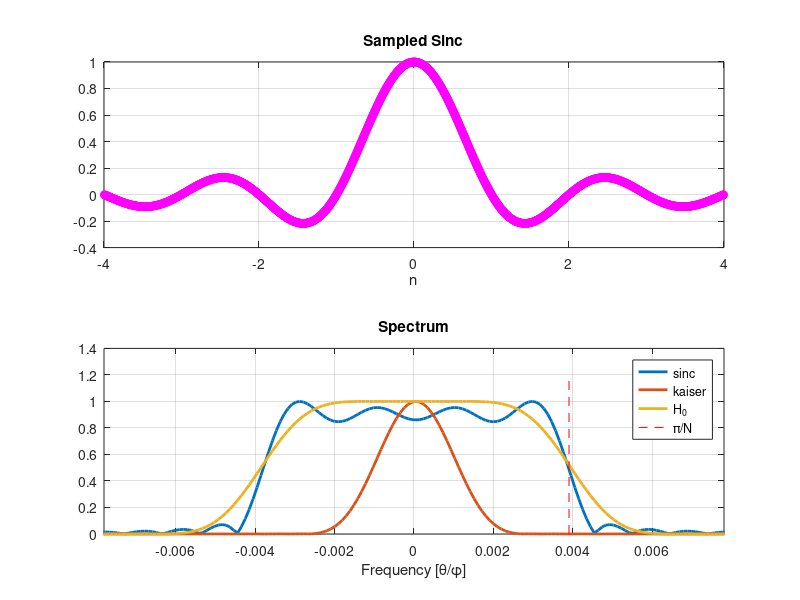
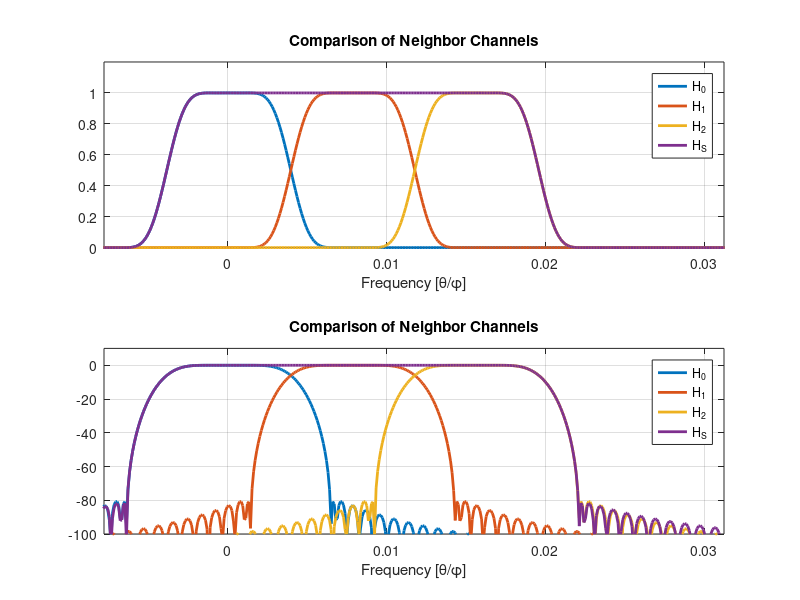
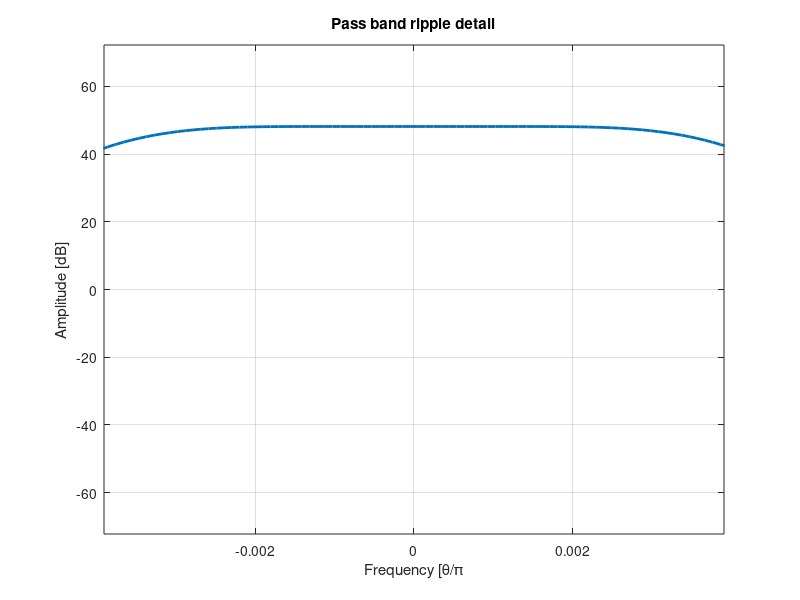

MATLAB code for these plots, in order: (Note: this script raises an error after producing the figures.)
clear all;
close all;

% Number of PFB channels and Decimation factor (50 % overlap).
N = 256;
M = N/2;

%%%%%%%%%%%%%%%%%%%%%%%%%%%%%%%%%%%%%%%%%%%
%%% Sinc-Kaiser Analysis Nyquist Filter %%%
%%%%%%%%%%%%%%%%%%%%%%%%%%%%%%%%%%%%%%%%%%%
% Sampling the sinc.
Nz = 4;
n = -(Nz-1/N):1/N:(Nz-1/N);
xn = sinc(n);
Ns = length(xn);

% Windowed with Kaiser.
w = kaiser(Ns, 8);
h0 = xn.*w';
h0 = [0 h0];

% Modulated filter (to simulate neighbor channels).
nc = 0:length(h0)-1;
c = exp(1j*2*pi/N*nc);
h1 = h0.*c;
h2 = h1.*c;

% Sum to check how good neighbor channels add to 1.
hs = h0 + h1 + h2;

% Spectrum.
Nfft = 10*Ns;
XN = fftshift(fft(xn,Nfft));
WW = fftshift(fft(w,Nfft));
H0 = fftshift(fft(h0,Nfft));
H1 = fftshift(fft(h1,Nfft));
H2 = fftshift(fft(h2,Nfft));
HS = fftshift(fft(hs,Nfft));
W = linspace(-pi,pi,length(XN));

% Plot sinc.
subplot(211);
plot(n,xn, 'm*', 'linewidth', 2);
grid;
title('Sampled Sinc');
xlabel('n');

% Plot frequency domain.
subplot(212);
plot(W/pi, abs(XN)/max(abs(XN)), 'linewidth' ,2, 'DisplayName', 'sinc'); hold on;
plot(W/pi, abs(WW)/max(abs(WW)), 'linewidth' ,2, 'DisplayName', 'kaiser');
plot(W/pi, abs(H0)/max(abs(H0)), 'linewidth' ,2, 'DisplayName', 'H_0');
plot([1/N 1/N], [0 1.2], 'r--', 'DisplayName', '\pi/N');
xlim([-1/M 1/M]);
grid;
legend show;
xlabel('Frequency [\theta/\phi]');
title('Spectrum');

% Plot neighbor channels.
figure;
subplot(211);
plot(W/pi, abs(H0)/max(abs(H0)), 'linewidth' ,2, 'DisplayName', 'H_0'); hold on;
plot(W/pi, abs(H1)/max(abs(H0)), 'linewidth' ,2, 'DisplayName', 'H_1');
plot(W/pi, abs(H2)/max(abs(H0)), 'linewidth' ,2, 'DisplayName', 'H_2');
plot(W/pi, abs(HS)/max(abs(HS)), 'linewidth' ,2, 'DisplayName', 'H_S');
grid;
legend show;
xlim([-1/M 4/M]);
ylim([0 1.2]);
xlabel('Frequency [\theta/\phi]');
title('Comparison of Neighbor Channels');

subplot(212);
plot(W/pi, 20*log10(abs(H0)/max(abs(H0))), 'linewidth' ,2, 'DisplayName', 'H_0'); hold on;
plot(W/pi, 20*log10(abs(H1)/max(abs(H0))), 'linewidth' ,2, 'DisplayName', 'H_1');
plot(W/pi, 20*log10(abs(H2)/max(abs(H0))), 'linewidth' ,2, 'DisplayName', 'H_2');
plot(W/pi, 20*log10(abs(HS)/max(abs(HS))), 'linewidth' ,2, 'DisplayName', 'H_S');
grid;
legend show;
xlim([-1/M 4/M]);
ylim([-100 10]);
xlabel('Frequency [\theta/\phi]');
title('Comparison of Neighbor Channels');

% Pass band detail.
figure;
maxy = 1.5*max(20*log10(abs(H0)));
plot(W/pi, 20*log10(abs(H0)), 'linewidth' ,2); grid;
xlim([-1/N 1/N]);
ylim([-maxy maxy]);
xlabel('Frequency [\theta/\pi');
ylabel('Amplitude [dB]');
title('Pass band ripple detail');

%%%%%%%%%%%%%%%%%%%%%%%%%%%%%%%%%
%%% Synthesis Low-Pass Filter %%%
%%%%%%%%%%%%%%%%%%%%%%%%%%%%%%%%%
% Modulated filter (to simulate interpolation by M replicas).
c = exp(1j*2*pi/M*nc);
h0_cM = h0.*c;

% Cut-off frequency.
wd = 0.8*pi/(4*M);
wp = pi/M-wd;
wst = pi/M+wd;

% Design filter.
%f = fdesign.lowpass('Fp,Fst,Ap,Ast', wp/pi, wst/pi, 0.1, 70);
Nf = 8*N - 2;
f = fdesign.lowpass('N,Fp,Fst,Ap', Nf, wp/pi, wst/pi, 0.1);
h0_s = design(f, 'equiripple');
h0_s = h0_s.Numerator;
h0_s = [0 h0_s];

% Modulated synthesis filter (to simulate neighbor channels).
nc = 0:length(h0_s)-1;
c = exp(1j*2*pi/N*nc);
h0_s_cN = h0_s.*c;

% Spectrum.
H0_CM   = fftshift(fft(h0_cM,Nfft));
H0_S    = fftshift(fft(h0_s,Nfft));
H0_S_CN = fftshift(fft(h0_s_cN,Nfft));

% Plot replicas of Analysis filter with Synthesis filter.
figure;
plot(W/pi, 20*log10(abs(H0)/max(abs(H0))), 'linewidth' ,2, 'DisplayName', 'H_0'); hold on;
plot(W/pi, 20*log10(abs(H0_CM)/max(abs(H0))), 'linewidth' ,2, 'DisplayName', 'H_0_C_M');
plot(W/pi, 20*log10(abs(H0_S)), 'linewidth' ,2, 'DisplayName', 'H_0_S');
plot([1/M 1/M], [-60 10], 'r--', 'DisplayName', '\pi/M');
plot([wp wp]/pi, [-60 10], 'r--', 'DisplayName', 'w_p');
plot([wst wst]/pi, [-60 10], 'r--', 'DisplayName', 'w_s_t');
grid;
legend show;
xlim([-1/M 4/M]);
xlabel('Frequency [\theta/\phi]');
title('Replicas of Analysis Filter with Synthesis Filter');

% Plot replicas of Synthesis filter.
figure;
plot(W/pi, 20*log10(abs(H0_S)), 'linewidth' ,2, 'DisplayName', 'H_0_S'); hold on;
plot(W/pi, 20*log10(abs(H0_S_CN)), 'linewidth' ,2, 'DisplayName', 'H_0_S_C_N');
plot([1/M 1/M], [-60 10], 'r--', 'DisplayName', '\pi/M');
plot([1/N 1/N], [-60 10], 'b--', 'DisplayName', '\pi/N');
grid;
legend show;
xlim([-1/M 4/M]);
xlabel('Frequency [\theta/\phi]');
title('Replicas of Synthesis Filter');

% Rename filters.
ha = h0;
hs = h0_s;

save filters.mat N ha hs
